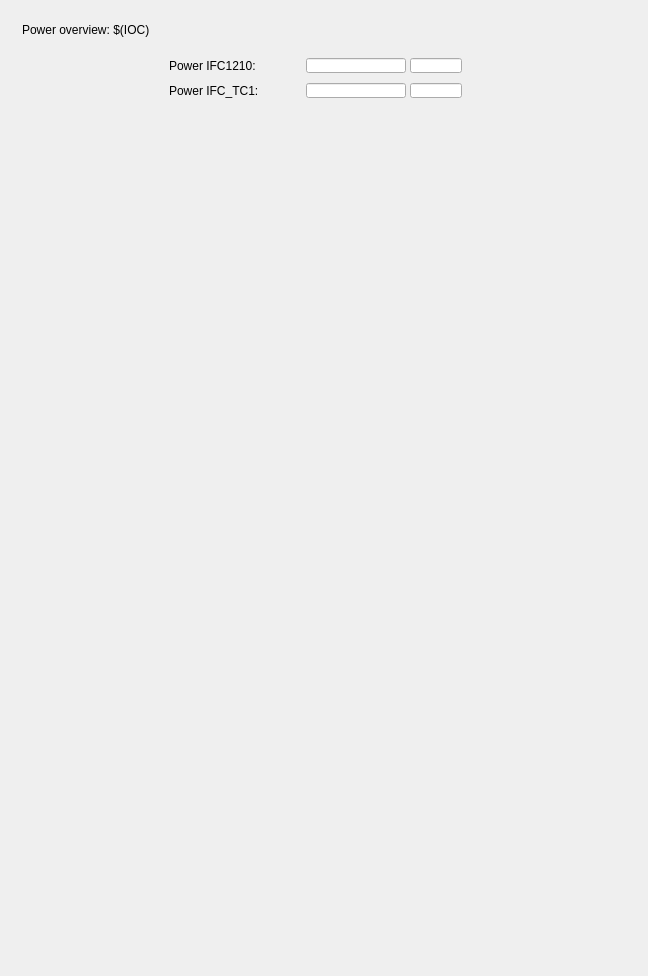
<?xml version="1.0" encoding="UTF-8"?>
<ui version="4.0">
 <class>MainWindow</class>
 <widget class="QMainWindow" name="MainWindow">
  <property name="geometry">
   <rect>
    <x>0</x>
    <y>0</y>
    <width>648</width>
    <height>976</height>
   </rect>
  </property>
  <property name="styleSheet">
   <string>

QWidget#centralWidget {background: rgba(218, 218, 218, 255);}

caTable {
       font: 10pt;
       background: cornsilk;
       alternate-background-color: wheat;
}

caLineEdit {
     border-radius: 1px;
     background: lightyellow;
     color: black;
 }

caTextEntry {
    color: rgb(127, 0, 63);
    background-color: cornsilk;
    selection-color: #0a214c;
    selection-background-color: wheat;
    border: 1px groove black;
    border-radius: 1px;
    padding: 1px;
}

caTextEntry:focus {
    padding: 0px;
    border: 2px groove darkred;
    border-radius: 1px;
}

QPushButton {
      border-color: #00b;
      border-radius: 2px;
      padding: 3px;
      border-width: 1px;

	background: qlineargradient(spread:pad, x1:0, y1:0, x2:0, y2:1,
						   stop:0   rgba(224, 239, 255, 255),
						   stop:0.5 rgba(199, 215, 230, 255),
						   stop:1   rgba(184, 214, 236, 255));
}
QPushButton:hover {
	background: qlineargradient(spread:pad, x1:0, y1:0, x2:0, y2:1,
						stop:0   rgba(201, 226, 255, 255),
						stop:0.5 rgba(177, 204, 230, 255),
						stop:1   rgba(163, 205, 236, 255));
}
QPushButton:pressed {
	background: qlineargradient(spread:pad, x1:0, y1:0, x2:0, y2:1,
						stop:0   rgba(174, 219, 255, 255),
						stop:0.5 rgba(165, 199, 230, 255),
						stop:1   rgba(134, 188, 236, 255));
}

QPushButton:disabled {
	background: qlineargradient(spread:pad, x1:0, y1:0, x2:0, y2:1,
						stop:0   rgba(174, 219, 255, 255),
						stop:0.5 rgba(165, 199, 230, 255),
						stop:1   rgba(134, 188, 236, 255));
}

caChoice {
      background: qlineargradient(x1: 0, y1: 0, x2: 0, y2: 1,
                                  stop: 0 #E1E1E1, stop: 0.4 #DDDDDD,
                                  stop: 0.5 #D8D8D8, stop: 1.0 #D3D3D3);
}

caChoice &gt; QPushButton {
      text-align: left;
      padding: 1px;
}

/* when font specified, no font sizing is done any more,  font: 10pt; is not bad. You could Enable this when you converted from .adl files
caRelatedDisplay  &gt; QPushButton {
font: 10pt;
}

caShellCommand  &gt; QPushButton {
font: 10pt;
}
*/

caSlider::groove:horizontal {
border: 1px solid #bbb;
background: lightgrey;
height: 20px;
border-radius: 4px;
}

caSlider::handle:horizontal {
background: red;
border: 1px solid #777;
width: 13px;
margin-top: -2px;
margin-bottom: -2px;
border-radius: 2px;
}



</string>
  </property>
  <widget class="QWidget" name="centralWidget">
   <widget class="caGraphics" name="caRectangle_0">
    <property name="geometry">
     <rect>
      <x>21</x>
      <y>56</y>
      <width>599</width>
      <height>44</height>
     </rect>
    </property>
    <property name="foreground">
     <color>
      <red>145</red>
      <green>145</green>
      <blue>145</blue>
     </color>
    </property>
    <property name="linestyle" stdset="0">
     <enum>caGraphics::Solid</enum>
    </property>
    <property name="fillstyle" stdset="0">
     <enum>caGraphics::Filled</enum>
    </property>
    <property name="lineColor">
     <color>
      <red>145</red>
      <green>145</green>
      <blue>145</blue>
     </color>
    </property>
    <property name="form">
     <enum>caGraphics::Rectangle</enum>
    </property>
   </widget>
   <widget class="caLabel" name="caLabel_1">
    <property name="geometry">
     <rect>
      <x>22</x>
      <y>10</y>
      <width>605</width>
      <height>40</height>
     </rect>
    </property>
    <property name="frameShape">
     <enum>QFrame::NoFrame</enum>
    </property>
    <property name="text">
     <string>Power overview: $(IOC)</string>
    </property>
    <property name="alignment">
     <set>Qt::AlignAbsolute|Qt::AlignLeading|Qt::AlignLeft|Qt::AlignVCenter</set>
    </property>
    <property name="fontScaleMode">
     <enum>ESimpleLabel::Height</enum>
    </property>
    <property name="foreground">
     <color>
      <red>0</red>
      <green>0</green>
      <blue>0</blue>
     </color>
    </property>
    <property name="background">
     <color alpha="0">
      <red>0</red>
      <green>0</green>
      <blue>0</blue>
     </color>
    </property>
   </widget>
   <widget class="caInclude" name="caInclude_0">
    <property name="geometry">
     <rect>
      <x>19</x>
      <y>105</y>
      <width>623</width>
      <height>328</height>
     </rect>
    </property>
    <property name="macro">
     <string>IOC=$(IOC),SUBDEV=$(SUBDEV)</string>
    </property>
    <property name="filename" stdset="0">
     <string notr="true">G_IFCMON_include_pwrmon.ui</string>
    </property>
   </widget>
   <widget class="caInclude" name="caInclude_1">
    <property name="geometry">
     <rect>
      <x>51</x>
      <y>440</y>
      <width>563</width>
      <height>528</height>
     </rect>
    </property>
    <property name="macro">
     <string>IOC=$(IOC)</string>
    </property>
    <property name="filename" stdset="0">
     <string notr="true">G_IFCMON_include_pwrdcdc.ui</string>
    </property>
   </widget>
   <widget class="caLineEdit" name="caLineEdit_0">
    <property name="geometry">
     <rect>
      <x>306</x>
      <y>58</y>
      <width>100</width>
      <height>15</height>
     </rect>
    </property>
    <property name="alignment">
     <set>Qt::AlignAbsolute|Qt::AlignRight|Qt::AlignTrailing|Qt::AlignVCenter</set>
    </property>
    <property name="channel" stdset="0">
     <string>$(IOC):IFC1210-PWRMON-DISS</string>
    </property>
    <property name="foreground">
     <color>
      <red>39</red>
      <green>84</green>
      <blue>141</blue>
     </color>
    </property>
    <property name="background">
     <color>
      <red>236</red>
      <green>236</green>
      <blue>236</blue>
     </color>
    </property>
    <property name="colorMode">
     <enum>caLineEdit::Static</enum>
    </property>
    <property name="precisionMode">
     <enum>caLineEdit::Channel</enum>
    </property>
    <property name="limitsMode">
     <enum>caLineEdit::Channel</enum>
    </property>
    <property name="maxValue">
     <double>1.000000000000000</double>
    </property>
    <property name="minValue">
     <double>0.000000000000000</double>
    </property>
    <property name="fontScaleMode">
     <enum>caLineEdit::Height</enum>
    </property>
    <property name="formatType">
     <enum>caLineEdit::decimal</enum>
    </property>
   </widget>
   <widget class="caLineEdit" name="caLineEdit_1">
    <property name="geometry">
     <rect>
      <x>410</x>
      <y>58</y>
      <width>52</width>
      <height>15</height>
     </rect>
    </property>
    <property name="alignment">
     <set>Qt::AlignAbsolute|Qt::AlignLeading|Qt::AlignLeft|Qt::AlignVCenter</set>
    </property>
    <property name="channel" stdset="0">
     <string>$(IOC):IFC1210-PWRMON-DISS.EGU</string>
    </property>
    <property name="foreground">
     <color>
      <red>0</red>
      <green>0</green>
      <blue>0</blue>
     </color>
    </property>
    <property name="background">
     <color>
      <red>218</red>
      <green>218</green>
      <blue>218</blue>
     </color>
    </property>
    <property name="colorMode">
     <enum>caLineEdit::Static</enum>
    </property>
    <property name="precisionMode">
     <enum>caLineEdit::Channel</enum>
    </property>
    <property name="limitsMode">
     <enum>caLineEdit::Channel</enum>
    </property>
    <property name="maxValue">
     <double>1.000000000000000</double>
    </property>
    <property name="minValue">
     <double>0.000000000000000</double>
    </property>
    <property name="fontScaleMode">
     <enum>caLineEdit::Height</enum>
    </property>
    <property name="formatType">
     <enum>caLineEdit::decimal</enum>
    </property>
   </widget>
   <widget class="caGraphics" name="caGraphics_0">
    <property name="geometry">
     <rect>
      <x>465</x>
      <y>57</y>
      <width>18</width>
      <height>18</height>
     </rect>
    </property>
    <property name="foreground">
     <color>
      <red>70</red>
      <green>70</green>
      <blue>70</blue>
     </color>
    </property>
    <property name="linestyle" stdset="0">
     <enum>caGraphics::Solid</enum>
    </property>
    <property name="fillstyle" stdset="0">
     <enum>caGraphics::Filled</enum>
    </property>
    <property name="lineColor">
     <color>
      <red>70</red>
      <green>70</green>
      <blue>70</blue>
     </color>
    </property>
    <property name="form">
     <enum>caGraphics::Circle</enum>
    </property>
   </widget>
   <widget class="caGraphics" name="caGraphics_1">
    <property name="geometry">
     <rect>
      <x>467</x>
      <y>59</y>
      <width>14</width>
      <height>14</height>
     </rect>
    </property>
    <property name="foreground">
     <color>
      <red>214</red>
      <green>127</green>
      <blue>226</blue>
     </color>
    </property>
    <property name="linestyle" stdset="0">
     <enum>caGraphics::Solid</enum>
    </property>
    <property name="fillstyle" stdset="0">
     <enum>caGraphics::Filled</enum>
    </property>
    <property name="lineColor">
     <color>
      <red>214</red>
      <green>127</green>
      <blue>226</blue>
     </color>
    </property>
    <property name="colorMode">
     <enum>caGraphics::Alarm</enum>
    </property>
    <property name="channel" stdset="0">
     <string>$(IOC):IFC1210-PWRMON-DISS</string>
    </property>
    <property name="form">
     <enum>caGraphics::Circle</enum>
    </property>
   </widget>
   <widget class="caLineEdit" name="caLineEdit_2">
    <property name="geometry">
     <rect>
      <x>306</x>
      <y>83</y>
      <width>100</width>
      <height>15</height>
     </rect>
    </property>
    <property name="alignment">
     <set>Qt::AlignAbsolute|Qt::AlignRight|Qt::AlignTrailing|Qt::AlignVCenter</set>
    </property>
    <property name="channel" stdset="0">
     <string>$(IOC):IFCTC1-PWRMON-DISS</string>
    </property>
    <property name="foreground">
     <color>
      <red>39</red>
      <green>84</green>
      <blue>141</blue>
     </color>
    </property>
    <property name="background">
     <color>
      <red>236</red>
      <green>236</green>
      <blue>236</blue>
     </color>
    </property>
    <property name="colorMode">
     <enum>caLineEdit::Static</enum>
    </property>
    <property name="precisionMode">
     <enum>caLineEdit::Channel</enum>
    </property>
    <property name="limitsMode">
     <enum>caLineEdit::Channel</enum>
    </property>
    <property name="maxValue">
     <double>1.000000000000000</double>
    </property>
    <property name="minValue">
     <double>0.000000000000000</double>
    </property>
    <property name="fontScaleMode">
     <enum>caLineEdit::Height</enum>
    </property>
    <property name="formatType">
     <enum>caLineEdit::decimal</enum>
    </property>
   </widget>
   <widget class="caLineEdit" name="caLineEdit_3">
    <property name="geometry">
     <rect>
      <x>410</x>
      <y>83</y>
      <width>52</width>
      <height>15</height>
     </rect>
    </property>
    <property name="alignment">
     <set>Qt::AlignAbsolute|Qt::AlignLeading|Qt::AlignLeft|Qt::AlignVCenter</set>
    </property>
    <property name="channel" stdset="0">
     <string>$(IOC):IFCTC1-PWRMON-DISS.EGU</string>
    </property>
    <property name="foreground">
     <color>
      <red>0</red>
      <green>0</green>
      <blue>0</blue>
     </color>
    </property>
    <property name="background">
     <color>
      <red>218</red>
      <green>218</green>
      <blue>218</blue>
     </color>
    </property>
    <property name="colorMode">
     <enum>caLineEdit::Static</enum>
    </property>
    <property name="precisionMode">
     <enum>caLineEdit::Channel</enum>
    </property>
    <property name="limitsMode">
     <enum>caLineEdit::Channel</enum>
    </property>
    <property name="maxValue">
     <double>1.000000000000000</double>
    </property>
    <property name="minValue">
     <double>0.000000000000000</double>
    </property>
    <property name="fontScaleMode">
     <enum>caLineEdit::Height</enum>
    </property>
    <property name="formatType">
     <enum>caLineEdit::decimal</enum>
    </property>
   </widget>
   <widget class="caGraphics" name="caGraphics_2">
    <property name="geometry">
     <rect>
      <x>465</x>
      <y>82</y>
      <width>18</width>
      <height>18</height>
     </rect>
    </property>
    <property name="foreground">
     <color>
      <red>70</red>
      <green>70</green>
      <blue>70</blue>
     </color>
    </property>
    <property name="linestyle" stdset="0">
     <enum>caGraphics::Solid</enum>
    </property>
    <property name="fillstyle" stdset="0">
     <enum>caGraphics::Filled</enum>
    </property>
    <property name="lineColor">
     <color>
      <red>70</red>
      <green>70</green>
      <blue>70</blue>
     </color>
    </property>
    <property name="form">
     <enum>caGraphics::Circle</enum>
    </property>
   </widget>
   <widget class="caGraphics" name="caGraphics_3">
    <property name="geometry">
     <rect>
      <x>467</x>
      <y>84</y>
      <width>14</width>
      <height>14</height>
     </rect>
    </property>
    <property name="foreground">
     <color>
      <red>214</red>
      <green>127</green>
      <blue>226</blue>
     </color>
    </property>
    <property name="linestyle" stdset="0">
     <enum>caGraphics::Solid</enum>
    </property>
    <property name="fillstyle" stdset="0">
     <enum>caGraphics::Filled</enum>
    </property>
    <property name="lineColor">
     <color>
      <red>214</red>
      <green>127</green>
      <blue>226</blue>
     </color>
    </property>
    <property name="colorMode">
     <enum>caGraphics::Alarm</enum>
    </property>
    <property name="channel" stdset="0">
     <string>$(IOC):IFCTC1-PWRMON-DISS</string>
    </property>
    <property name="form">
     <enum>caGraphics::Circle</enum>
    </property>
   </widget>
   <widget class="caLabel" name="caLabel_2">
    <property name="geometry">
     <rect>
      <x>169</x>
      <y>58</y>
      <width>125</width>
      <height>15</height>
     </rect>
    </property>
    <property name="frameShape">
     <enum>QFrame::NoFrame</enum>
    </property>
    <property name="text">
     <string>Power IFC1210:</string>
    </property>
    <property name="alignment">
     <set>Qt::AlignAbsolute|Qt::AlignLeading|Qt::AlignLeft|Qt::AlignVCenter</set>
    </property>
    <property name="fontScaleMode">
     <enum>ESimpleLabel::Height</enum>
    </property>
    <property name="foreground">
     <color>
      <red>0</red>
      <green>0</green>
      <blue>0</blue>
     </color>
    </property>
    <property name="background">
     <color alpha="0">
      <red>0</red>
      <green>0</green>
      <blue>0</blue>
     </color>
    </property>
   </widget>
   <widget class="caLabel" name="caLabel_3">
    <property name="geometry">
     <rect>
      <x>169</x>
      <y>83</y>
      <width>125</width>
      <height>15</height>
     </rect>
    </property>
    <property name="frameShape">
     <enum>QFrame::NoFrame</enum>
    </property>
    <property name="text">
     <string>Power IFC_TC1:</string>
    </property>
    <property name="alignment">
     <set>Qt::AlignAbsolute|Qt::AlignLeading|Qt::AlignLeft|Qt::AlignVCenter</set>
    </property>
    <property name="fontScaleMode">
     <enum>ESimpleLabel::Height</enum>
    </property>
    <property name="foreground">
     <color>
      <red>0</red>
      <green>0</green>
      <blue>0</blue>
     </color>
    </property>
    <property name="background">
     <color alpha="0">
      <red>0</red>
      <green>0</green>
      <blue>0</blue>
     </color>
    </property>
   </widget>
   <zorder>caRectangle_0</zorder>
   <zorder>caLabel_1</zorder>
   <zorder>caInclude_0</zorder>
   <zorder>caInclude_1</zorder>
   <zorder>caGraphics_0</zorder>
   <zorder>caGraphics_2</zorder>
   <zorder>caLabel_2</zorder>
   <zorder>caLabel_3</zorder>
   <zorder>caGraphics_1</zorder>
   <zorder>caGraphics_3</zorder>
   <zorder>caLineEdit_0</zorder>
   <zorder>caLineEdit_1</zorder>
   <zorder>caLineEdit_2</zorder>
   <zorder>caLineEdit_3</zorder>
  </widget>
 </widget>
 <customwidgets>
  <customwidget>
   <class>caLabel</class>
   <extends>QLabel</extends>
   <header>caLabel</header>
  </customwidget>
  <customwidget>
   <class>caGraphics</class>
   <extends>QWidget</extends>
   <header>caGraphics</header>
  </customwidget>
  <customwidget>
   <class>caInclude</class>
   <extends>QWidget</extends>
   <header>caInclude</header>
  </customwidget>
  <customwidget>
   <class>caLineEdit</class>
   <extends>QLineEdit</extends>
   <header>caLineEdit</header>
  </customwidget>
 </customwidgets>
 <resources/>
 <connections/>
</ui>
